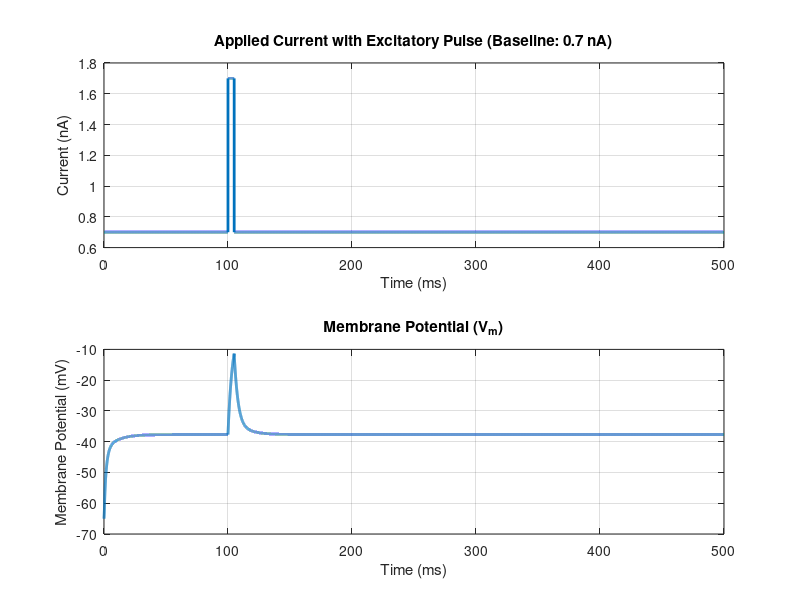

This figure's MATLAB source:
% Hodgkin-Huxley Neuron Model Simulation for Question 6
clear all;

% Parameters
C_m = 100e-12;    % Membrane capacitance (F/cm^2)
g_Na = 12e-6;     % Maximum sodium conductance (S/cm^2)
g_K = 3.6e-6;     % Maximum potassium conductance (S/cm^2)
g_L = 30e-9;      % Leak conductance (S/cm^2)
E_Na = 45e-3;     % Sodium reversal potential (V)
E_K = -82e-3;     % Potassium reversal potential (V)
E_L = -60e-3;     % Leak reversal potential (V)
V_rest = -65e-3;  % Resting membrane potential (V)

% Initial conditions
V = V_rest;       % Membrane potential (V)
m = 0;            % Sodium activation gating variable
h = 0;            % Sodium inactivation gating variable
n = 0;            % Potassium activation gating variable

% Time parameters
dt = 0.01e-3;  % Time step (s)
T = 0.5;       % Total simulation time (s)
time = 0:dt:T; % Time vector

% Baseline applied current (0.7 nA)
baseline_current = 0.7e-9; % Baseline current (A)
I_ext = baseline_current * ones(size(time));

% Add a single excitatory pulse of 1 nA at 100 ms
pulse_amplitude = 1e-9;  % Excitatory pulse amplitude (A)
pulse_duration = 5e-3;   % Pulse duration (s)
pulse_time = 0.1;        % Pulse start time (s)

% Define pulse start and end indices
pulse_start_idx = max(1, ceil(pulse_time / dt));
pulse_end_idx = min(length(time), pulse_start_idx + ceil(pulse_duration / dt) - 1);

% Apply excitatory pulse
I_ext(pulse_start_idx:pulse_end_idx) = I_ext(pulse_start_idx:pulse_end_idx) + pulse_amplitude;

% Initialize variables for simulation
V_values = zeros(size(time));
m_values = zeros(size(time));
h_values = zeros(size(time));
n_values = zeros(size(time));

% Set initial conditions
V_values(1) = V;
m_values(1) = m;
h_values(1) = h;
n_values(1) = n;

% Define rate functions for gating variables
alpha_m = @(V) (1e5 * (V + 0.045)) ./ (exp(100 * (V + 0.045)) - 1);
beta_m = @(V) 4e3 * exp((V + 0.070) / 0.018);
alpha_h = @(V) 70 * exp(50 * (V + 0.070));
beta_h = @(V) 1e3 ./ (1 + exp(100 * (V + 0.040)));
alpha_n = @(V) (1e4 * (V + 0.060)) ./ (exp(100 * (V + 0.060)) - 1);
beta_n = @(V) 125 * exp((V + 0.070) / 0.08);

% Simulation loop
for t = 2:length(time)
    % Update gating variables using Euler method
    m = m + dt * (alpha_m(V_values(t-1)) * (1 - m) - beta_m(V_values(t-1)) * m);
    h = h + dt * (alpha_h(V_values(t-1)) * (1 - h) - beta_h(V_values(t-1)) * h);
    n = n + dt * (alpha_n(V_values(t-1)) * (1 - n) - beta_n(V_values(t-1)) * n);
    
    % Compute conductances for sodium and potassium
    g_Na_t = g_Na * (m^3) * h;
    g_K_t = g_K * (n^4);
    
    % Compute ionic currents
    I_Na = g_Na_t * (V_values(t-1) - E_Na);
    I_K = g_K_t * (V_values(t-1) - E_K);
    I_L = g_L * (V_values(t-1) - E_L);
    
    % Update membrane potential using Euler's method
    V_values(t) = V_values(t-1) + dt * (I_ext(t) - (I_Na + I_K + I_L)) / C_m;
    
    % Store gating variable values
    m_values(t) = m;
    h_values(t) = h;
    n_values(t) = n;
end

% Plot applied current and membrane potential
figure;

% Plot applied current
subplot(2, 1, 1);
plot(time * 1e3, I_ext * 1e9, 'LineWidth', 2); % Convert to nA for plotting
title('Applied Current with Excitatory Pulse (Baseline: 0.7 nA)');
xlabel('Time (ms)');
ylabel('Current (nA)');
grid on;

% Plot membrane potential
subplot(2, 1, 2);
plot(time * 1e3, V_values * 1e3, 'LineWidth', 2); % Convert to mV for plotting
title('Membrane Potential (V_m)');
xlabel('Time (ms)');
ylabel('Membrane Potential (mV)');
grid on;
